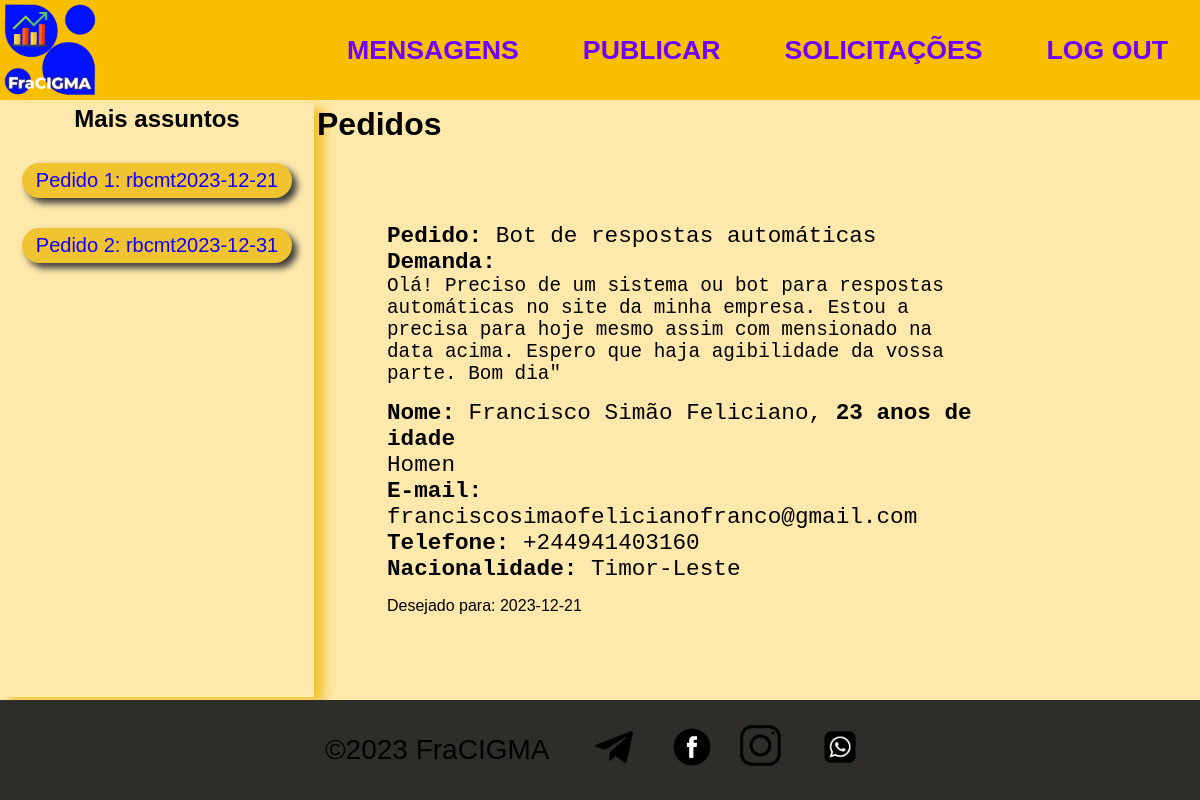
Screenshot of /privado/solicitações (signed in) with the database file from the repository.
### api_flask.py (models this page shows)
class Solicitacoes(db.Model):
    __tablename__ = "solicitacoes"
    id = db.Column(db.Integer, primary_key=True)
    pedido = db.Column(db.String(250), nullable=False)
    descricao = db.Column(db.Text, nullable=False)
    nome = db.Column(db.String(250), nullable=False)
    idade = db.Column(db.Integer, nullable=False)
    sexo = db.Column(db.String(50), nullable=False)
    email = db.Column(db.String(250), nullable=False)
    telefone = db.Column(db.String(250), nullable=False)
    nacionalidade = db.Column(db.String(50), nullable=False)
    data_recebimento = db.Column(db.String(200), nullable=False)

### api_flask.py (the view)
@app.route('/privado/solicitações')
@login_required
def solicitacoes():
    pedidos = Solicitacoes.query.all()
    pedido = Solicitacoes.query.get(1)
    return render_template('requests.html', pedidos=pedidos, pedido=pedido)

### api_flask.py (called while the page is built)
@login_manager.user_loader
def load_user(user_id=1):
    return Credentials.query.get(int(user_id))

### templates/requests.html (shortened to what this page needs)
<!DOCTYPE html>
<html lang="pt-br">
    <head>
        <link rel="stylesheet" href="{{url_for('static', filename='/style/style.css')}}" />
        <link rel="stylesheet" href="../static/style/style_requests.css" />
    </head>
    <body>
        <header>
            <a href="{{url_for('index')}}" id="logo">
                <img src="{{url_for('static', filename='icons/icon.png')}}" class="logo" />
            </a>
            <nav id="menu">
                <a href="{{url_for('not_know')}}">Mensagens</a>
                <a href="{{url_for('publications')}}">Publicar</a>
                <a href="{{url_for('solicitacoes')}}">Solicitações</a>
                <a href="{{url_for('logoout')}}">Log Out</a>
            </nav>
        </header>
        <aside>
            <div id="container">
                <div id="subcontainer">
                    <div id="div_t">
                        <h1>Mais assuntos</h1>
                    </div>
                    {% for pedido in pedidos %}
                    <div>
                        <a href="/solic/{{ pedido.id }}"><button type="button" >Pedido {{pedido.id}}: rbcmt{{pedido.data_recebimento}}</button></a>
                    </div>
                    {% endfor %}
                </div>
            </div>
        </aside>
        <main>
            <h1>Pedidos</h1>
            <section>
                <div id="container">
                    <form action="">
                        <div id="pedido_info">
                            <span><strong>Pedido:</strong> {{ pedido.pedido }}</span><br />
                            <span><strong>Demanda:</strong><br /> <p>{{ pedido.descricao }}</p></span>
                        </div>
                        <div id="client_info">
                            <span><strong>Nome:</strong> {{ pedido.nome }}, </span>
                            <span> <strong>{{ pedido.idade }} anos de idade</strong> </span><br />
                            <span>{{ pedido.sexo }}</span><br />
                            <span><strong>E-mail: </strong>{{ pedido.email }}</span><br />
                            <span><strong>Telefone: </strong> {{ pedido.telefone }}</span><br />
                            <span><strong>Nacionalidade: </strong>{{ pedido.nacionalidade }}</span>
                        </div><span>Desejado para: {{ pedido.data_recebimento }}</span>
                    </form>
                </div>
            </section>
        </main>
        <footer>
            <div id="div">©2023 FraCIGMA</div>
            <div>
                <a href="#"><img src="../static/icons/icon1.png" /></a>
                <a href="#"><img src="../static/icons/icon4.png" /></a>
            </div>
            <div>
                <a href="#"><img src="../static/icons/icon8.png" /></a>
                <a href="#"><img src="../static/icons/icon5.png" /></a>
            </div>
        </footer>
    </body>
</html>

### static/style/style.css (style rules this page uses)
* { margin: 0; padding: 0; box-sizing: border-box; }
header, nav, main, aside, footer { display: flex; }
body { flex-wrap: wrap; display: flex; flex: 1 1 100vw; background-color: rgba(253, 187, 6, 0.336); font-family: 'Franklin Gothic Medium', 'Arial Narrow', Arial, sans-serif; }
header { flex: 1 1 100vw; height: 100px; margin: 0px 0px 3px 0px; background-color: rgba(248, 190, 0); }
header #logo { flex: 0 1 150px; background: none; }
header #logo .logo { width: 100px; height: 100px; }
nav { flex: 1 1 100vw; align-items: center; justify-content: flex-end; background-color: none; }
nav a { font-size: 20pt; font-weight: bold; margin: 3%; text-decoration: none; color: rgb(111, 0, 255); transition: 0.8s; text-transform: uppercase; }
main { flex-wrap: wrap; flex: 20 1 600px; height: calc(100vh - 212px); overflow: auto; margin: 3px 3px 3px 3px; }
main section { width: 100%; height: 2000px; background-color: none; }
aside { flex: 1 1 250px; }
footer { height: 100px; flex: 1 1 100vw; margin: 3px 0px 0px 0px; background: rgb(46, 45, 42); align-items: center; justify-content: center; font-size: 21pt; flex-wrap: wrap; }
footer a img { width: 50px; height: 50px; }
footer #div { margin-right: 30px; }
footer a { margin: 10px; }

### static/style/style_requests.css (style rules this page uses)
* { margin: 0; padding: 0; box-sizing: border-box; text-decoration: none; }
main section { height: auto; padding: 70px; }
main section p { font-family: Arial, Helvetica, sans-serif; font-weight: 500; }
aside #container { width: auto; display: flex; flex-wrap: wrap; align-items: baseline; justify-content: center; padding: 2px; padding-bottom: 10%; }
aside #container #div_t { width: 100%; text-align: center; }
aside #container #subcontainer { height: 100%; }
aside #container div button { display: flex; align-items: center; justify-content: center; width: 270px; height: 35px; border: 0; outline: 0; color: rgb(17, 0, 255); font-size: 15pt; margin-top: 30px; border-radius: 20px; background-color: rgb(240, 195, 49); box-shadow: 5px 5px 7px rgb(58, 57, 57); font-family: 'Franklin Gothic Medium', 'Arial Narrow', Arial, sans-serif; transition: 0.5s; }
main section #container form div { font-size: 17pt; font-family: 'Courier New', Courier, monospace; margin-bottom: 15px; }
main section #container form div p { font-size: 14.5pt; font-family: 'Courier New', Courier, monospace; }
main section #container form { width: 600px; }
aside { flex: 1 1 300px; flex-wrap: wrap; justify-content: center; border-right: 0px solid rgb(240, 195, 49); box-shadow: 10px 5px 10px rgb(240, 195, 49); overflow: auto; }
main section #container { background-origin: padding-box; }

### rows the page displays
Solicitacoes: id "1", data_recebimento "2023-12-21", pedido "Bot de respostas automáticas", descricao "Olá! Preciso de um sistema ou bot para respostas automáticas no site da minha empresa. Estou a precisa para hoje mesmo assim com mensionado na data acima. Espero que haja agibilidade da vossa parte. Bom dia\"", nome "Francisco Simão Feliciano", idade "23", sexo "Homen", email "franciscosimaofelicianofranco@gmail.com", telefone "+244941403160", nacionalidade "Timor-Leste"
Solicitacoes: id "2", data_recebimento "2023-12-31"
